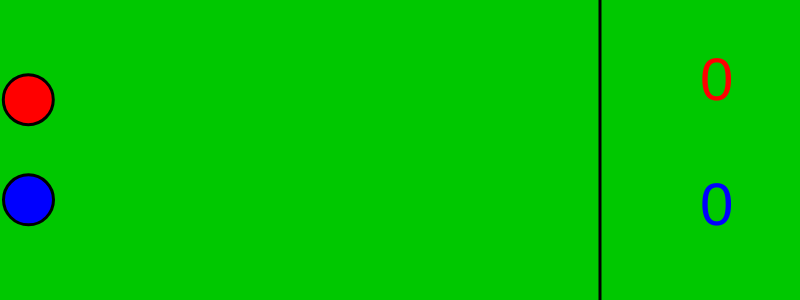
Frame 1 (no input)
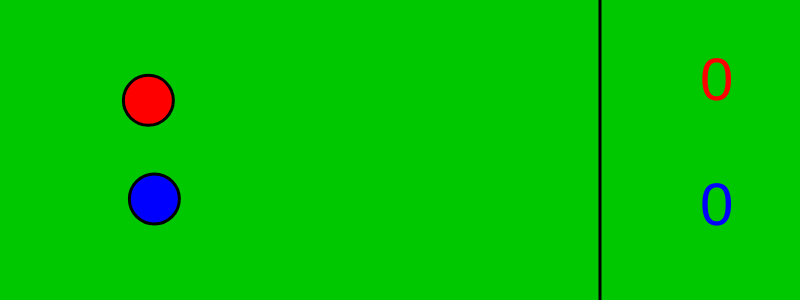
Frame 60 (no input)
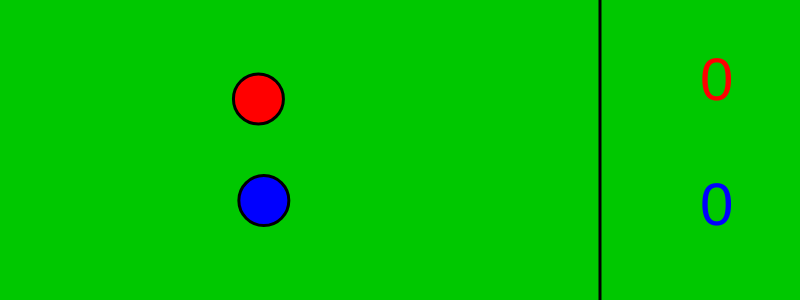
Frame 120 (the mouse pressed at the canvas centre since frame 60)

The p5.js sketch that drew these frames (run headless with seeded random() and noise() and a simulated clock; from frame 60 on, the mouse is pressed at the canvas centre):

// p5.js sketch
// ── sketch.js
let redXPos = 25;
let redYPos = 100;
let blueXPos = 25;
let blueYPos = 200;
let redScore = 0;
let blueScore = 0;

function setup() {
    createCanvas(800, 300);
    rectMode(CENTER);
    strokeWeight(3);
}

function draw() {
    background(0, 200, 0);

    // move both balls random distances
    redXPos += random(-1, 5);
    redYPos += random(-0.5, 0.5);
    blueXPos += random(-1, 5);
    blueYPos += random(-0.5, 0.5);

    // show scores
    textSize(60);
    fill(255, 0, 0);
    text(redScore, 700, 100); // Changed x-coordinate from 800 to 700
    fill(0, 0, 255);
    text(blueScore, 700, 225); // Changed x-coordinate from 800 to 700

    // show finish line
    line(600, 0, 600, 300); // Added a comma between the second and third arguments

    // red ball
    fill(255, 0, 0);
    ellipse(redXPos, redYPos, 50, 50); // Swapped the positions of redXPos and 50, and redYPos and 50
    
    // blue ball
    fill(0, 0, 255);
    ellipse(blueXPos, blueYPos, 50, 50); // Swapped the positions of blueXPos and 50, and blueYPos and 50

    // crossed finish line
    if (redXPos >= 575 || blueXPos >= 575) { // Changed the condition from '<' to '>='
        if (redXPos > blueXPos) {
            // red wins
            redScore += 1;
        } else if (blueXPos > redXPos) {
            // blue wins
            blueScore += 1; // Changed from 'blueScore = 1' to 'blueScore += 1'
        }
        // reset positions
        redXPos = 25;
        redYPos = 100;
        blueXPos = 25;
        blueYPos = 200;
    }
}
